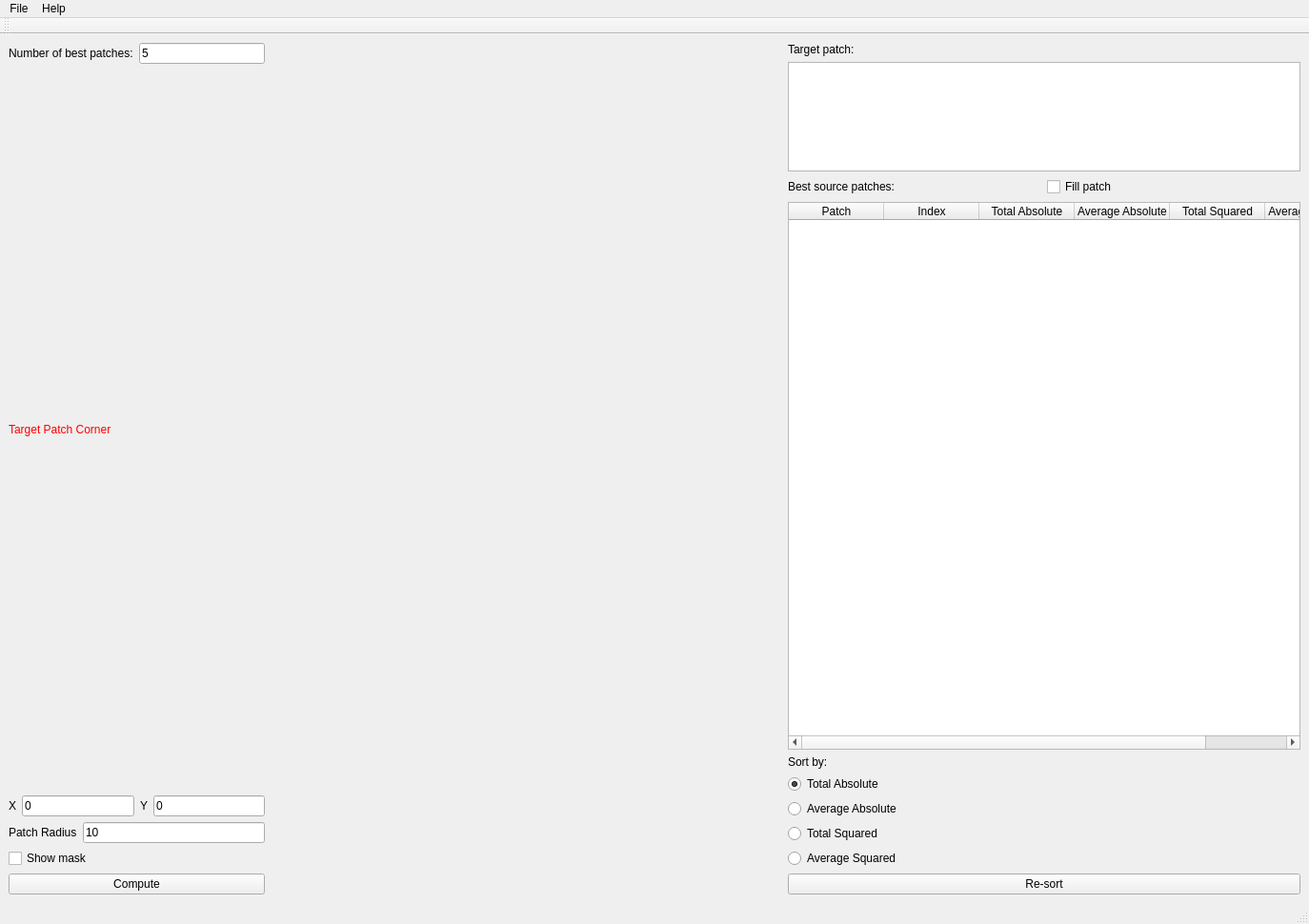
<?xml version="1.0" encoding="UTF-8"?>
<ui version="4.0">
 <class>InteractiveBestPatchesWidget</class>
 <widget class="QMainWindow" name="InteractiveBestPatchesWidget">
  <property name="geometry">
   <rect>
    <x>0</x>
    <y>0</y>
    <width>1374</width>
    <height>970</height>
   </rect>
  </property>
  <property name="windowTitle">
   <string>Interactive Best Patches</string>
  </property>
  <widget class="QWidget" name="centralwidget">
   <layout class="QGridLayout" name="gridLayout">
    <item row="0" column="0">
     <layout class="QHBoxLayout" name="horizontalLayout" stretch="1,2,2">
      <item>
       <layout class="QVBoxLayout" name="verticalLayout" stretch="0">
        <item>
         <layout class="QVBoxLayout" name="verticalLayout_4">
          <item>
           <layout class="QHBoxLayout" name="horizontalLayout_5">
            <item>
             <widget class="QLabel" name="label_6">
              <property name="text">
               <string>Number of best patches:</string>
              </property>
              <property name="wordWrap">
               <bool>true</bool>
              </property>
             </widget>
            </item>
            <item>
             <widget class="QLineEdit" name="txtNumberOfPatches">
              <property name="text">
               <string>5</string>
              </property>
             </widget>
            </item>
           </layout>
          </item>
          <item>
           <widget class="QLabel" name="label_3">
            <property name="text">
             <string>&lt;font color=&quot;red&quot;&gt;Target Patch Corner&lt;/font&gt;</string>
            </property>
           </widget>
          </item>
          <item>
           <layout class="QHBoxLayout" name="horizontalLayout_4">
            <item>
             <widget class="QLabel" name="label_4">
              <property name="text">
               <string>X</string>
              </property>
             </widget>
            </item>
            <item>
             <widget class="QLineEdit" name="txtTargetX">
              <property name="text">
               <string>0</string>
              </property>
             </widget>
            </item>
            <item>
             <widget class="QLabel" name="label_7">
              <property name="text">
               <string>Y</string>
              </property>
             </widget>
            </item>
            <item>
             <widget class="QLineEdit" name="txtTargetY">
              <property name="text">
               <string>0</string>
              </property>
             </widget>
            </item>
           </layout>
          </item>
          <item>
           <layout class="QHBoxLayout" name="horizontalLayout_3">
            <item>
             <widget class="QLabel" name="label">
              <property name="text">
               <string>Patch Radius</string>
              </property>
             </widget>
            </item>
            <item>
             <widget class="QLineEdit" name="txtPatchRadius">
              <property name="toolTip">
               <string>Sets the width/height of a square patch</string>
              </property>
              <property name="text">
               <string>10</string>
              </property>
             </widget>
            </item>
           </layout>
          </item>
          <item>
           <widget class="QCheckBox" name="chkShowMask">
            <property name="text">
             <string>Show mask</string>
            </property>
           </widget>
          </item>
          <item>
           <widget class="QPushButton" name="btnCompute">
            <property name="text">
             <string>Compute</string>
            </property>
           </widget>
          </item>
         </layout>
        </item>
       </layout>
      </item>
      <item>
       <widget class="QVTKWidget" name="qvtkWidget"/>
      </item>
      <item>
       <layout class="QVBoxLayout" name="verticalLayout_2" stretch="0,1,0,5,0">
        <item>
         <widget class="QLabel" name="label_2">
          <property name="text">
           <string>Target patch:</string>
          </property>
         </widget>
        </item>
        <item>
         <widget class="QGraphicsView" name="gfxTarget"/>
        </item>
        <item>
         <layout class="QHBoxLayout" name="horizontalLayout_2">
          <item>
           <widget class="QLabel" name="label_5">
            <property name="text">
             <string>Best source patches:</string>
            </property>
           </widget>
          </item>
          <item>
           <widget class="QCheckBox" name="chkFillPatch">
            <property name="text">
             <string>Fill patch</string>
            </property>
           </widget>
          </item>
         </layout>
        </item>
        <item>
         <widget class="QTableWidget" name="tableWidget">
          <property name="sortingEnabled">
           <bool>true</bool>
          </property>
          <attribute name="horizontalHeaderStretchLastSection">
           <bool>true</bool>
          </attribute>
          <column>
           <property name="text">
            <string>Patch</string>
           </property>
          </column>
          <column>
           <property name="text">
            <string>Index</string>
           </property>
          </column>
          <column>
           <property name="text">
            <string>Total Absolute</string>
           </property>
          </column>
          <column>
           <property name="text">
            <string>Average Absolute</string>
           </property>
          </column>
          <column>
           <property name="text">
            <string>Total Squared</string>
           </property>
          </column>
          <column>
           <property name="text">
            <string>Average Squared</string>
           </property>
          </column>
         </widget>
        </item>
        <item>
         <layout class="QVBoxLayout" name="verticalLayout_3">
          <item>
           <widget class="QLabel" name="label_8">
            <property name="text">
             <string>Sort by:</string>
            </property>
           </widget>
          </item>
          <item>
           <widget class="QRadioButton" name="radTotalAbsolute">
            <property name="text">
             <string>Total Absolute</string>
            </property>
            <property name="checked">
             <bool>true</bool>
            </property>
           </widget>
          </item>
          <item>
           <widget class="QRadioButton" name="radAverageAbsolute">
            <property name="text">
             <string>Average Absolute</string>
            </property>
           </widget>
          </item>
          <item>
           <widget class="QRadioButton" name="radTotalSquared">
            <property name="text">
             <string>Total Squared</string>
            </property>
           </widget>
          </item>
          <item>
           <widget class="QRadioButton" name="radAverageSquared">
            <property name="text">
             <string>Average Squared</string>
            </property>
           </widget>
          </item>
          <item>
           <widget class="QPushButton" name="btnResort">
            <property name="text">
             <string>Re-sort</string>
            </property>
           </widget>
          </item>
         </layout>
        </item>
       </layout>
      </item>
     </layout>
    </item>
   </layout>
  </widget>
  <widget class="QMenuBar" name="menubar">
   <property name="geometry">
    <rect>
     <x>0</x>
     <y>0</y>
     <width>1374</width>
     <height>20</height>
    </rect>
   </property>
   <widget class="QMenu" name="menuLeft_Pane">
    <property name="title">
     <string>File</string>
    </property>
    <addaction name="actionOpenImage"/>
    <addaction name="actionOpenMask"/>
    <addaction name="actionOpenMaskInverted"/>
    <addaction name="actionFlipImage"/>
    <addaction name="actionQuit"/>
   </widget>
   <widget class="QMenu" name="menuHelp">
    <property name="title">
     <string>Help</string>
    </property>
    <addaction name="actionHelp"/>
   </widget>
   <addaction name="menuLeft_Pane"/>
   <addaction name="menuHelp"/>
  </widget>
  <widget class="QStatusBar" name="statusbar"/>
  <widget class="QToolBar" name="toolBar">
   <property name="windowTitle">
    <string>toolBar</string>
   </property>
   <attribute name="toolBarArea">
    <enum>TopToolBarArea</enum>
   </attribute>
   <attribute name="toolBarBreak">
    <bool>false</bool>
   </attribute>
  </widget>
  <action name="actionOpenImage">
   <property name="text">
    <string>Open Image</string>
   </property>
  </action>
  <action name="actionSavePointsLeft">
   <property name="text">
    <string>Save Points</string>
   </property>
  </action>
  <action name="actionSavePointsRight">
   <property name="text">
    <string>Save Points</string>
   </property>
  </action>
  <action name="actionOpenImageRight">
   <property name="text">
    <string>Open Image</string>
   </property>
  </action>
  <action name="actionLoadPointsLeft">
   <property name="text">
    <string>Load Points</string>
   </property>
  </action>
  <action name="actionLoadPointsRight">
   <property name="text">
    <string>Load Points</string>
   </property>
  </action>
  <action name="actionHelp">
   <property name="text">
    <string>Help</string>
   </property>
  </action>
  <action name="actionQuit">
   <property name="text">
    <string>Quit</string>
   </property>
  </action>
  <action name="actionOpenPointCloudLeft">
   <property name="text">
    <string>Open PointCloud</string>
   </property>
  </action>
  <action name="actionOpenPointCloudRight">
   <property name="text">
    <string>Open PointCloud</string>
   </property>
  </action>
  <action name="actionFlipImage">
   <property name="text">
    <string>Flip Image</string>
   </property>
  </action>
  <action name="actionFlipRightImage">
   <property name="text">
    <string>Flip Right Image</string>
   </property>
  </action>
  <action name="actionSaveResult">
   <property name="text">
    <string>Save Result</string>
   </property>
  </action>
  <action name="actionOpenMask">
   <property name="text">
    <string>Open Mask</string>
   </property>
  </action>
  <action name="actionOpenMaskInverted">
   <property name="text">
    <string>Open Mask Inverted</string>
   </property>
  </action>
 </widget>
 <customwidgets>
  <customwidget>
   <class>QVTKWidget</class>
   <extends>QWidget</extends>
   <header>QVTKWidget.h</header>
  </customwidget>
 </customwidgets>
 <resources/>
 <connections/>
</ui>
